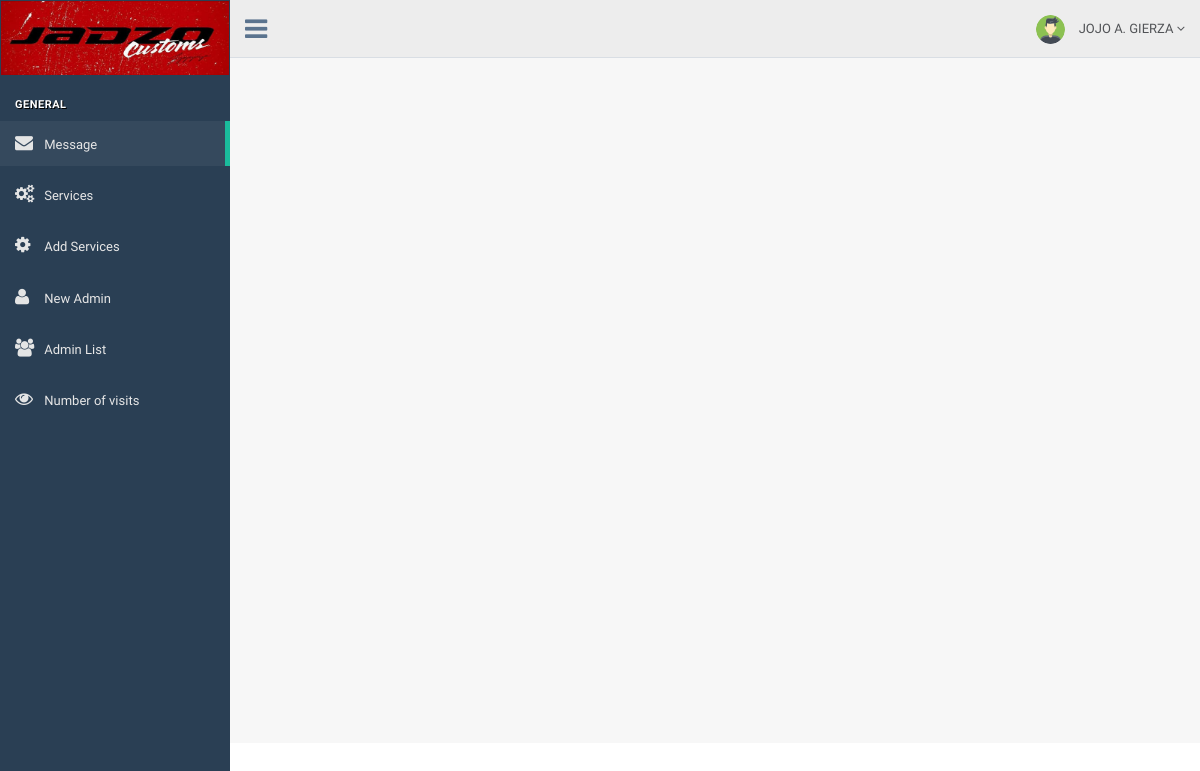
Before: /pages/admin_messages.php (signed in) with the older database file.
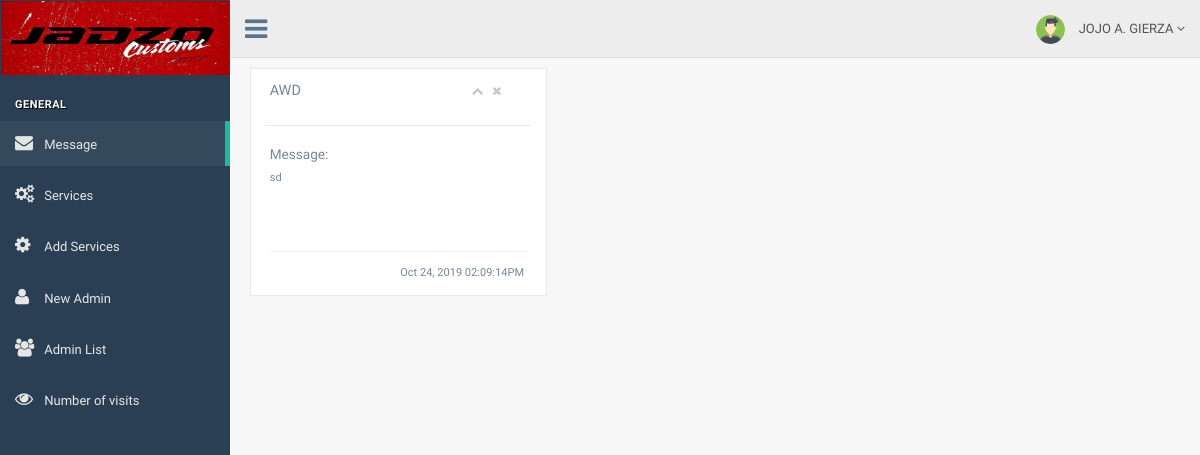
After: the same page with the newer database file.
### tables this page shows
CREATE TABLE IF NOT EXISTS `messages` (
  `id` int(11) NOT NULL AUTO_INCREMENT,
  `full_name` varchar(100) NOT NULL,
  `email` varchar(32) NOT NULL,
  `contact_number` varchar(32) NOT NULL,
  `message` longtext NOT NULL,
  `createAt` varchar(32) NOT NULL,
  PRIMARY KEY (`id`)
);

### pages/links.php (called while the page is built)
<?php
$links = array(
    "Message" => "admin_messages.php",
    "Services" => "admin_services.php",
    "Add Services" => "admin_add_services.php",
    "New Admin" => "new_admin.php",
    "Admin List" => "admin_list.php",
    "Number of visits" => "visits.php"
);
$icons = array(
    "fa fa-envelope",
    "fa fa-gears",
    "fa fa-gear",
    "fa fa-user",
    "fa fa-group",
    "fa fa-eye",
);
?>

### pages/admin_messages.php (the view, shortened to what the changed rows need)
<?php
include '../php/server.php';
?>
<!DOCTYPE html>
<html lang="en">
<head>
    <link href="../dep/vendors/bootstrap/dist/css/bootstrap.min.css" rel="stylesheet">
    <link href="../dep/vendors/font-awesome/css/font-awesome.min.css" rel="stylesheet">
    <link href="../dep/vendors/nprogress/nprogress.css" rel="stylesheet">
    <link href="../dep/vendors/malihu-custom-scrollbar-plugin/jquery.mCustomScrollbar.min.css" rel="stylesheet" />
    <link href="../dep/build/css/custom.min.css" rel="stylesheet">
</head>
<body class="nav-md" style="background:none;">
    <div class="container body">
        <div class="main_container">
            <div class="col-md-3 left_col menu_fixed" style="transition:.5s">
                <div class="navbar nav_title" style="height:80px">
                </div>
                <br />
                <div id="sidebar-menu" class="main_menu_side hidden-print main_menu">
                    <div class="menu_section">
                        <ul class="nav side-menu">
                            <?php
                            require_once('links.php');
                            $counter = 0;
                            foreach ($links as $desc => $link) {
                                echo "
                                <li><a href='" . $link . "'><i class='" . $icons[$counter] . "'></i> " . $desc . " </a></li>
                                ";
                                $counter++;
                            }
                            ?>
                        </ul>
                    </div>
                </div>
            </div>
            <div class="top_nav ." style="transition:.5s">
                <div class="nav_menu">
                </div>
            </div>
            <div class="right_col" role="main" style="transition:.5s">
                <div class="row">
                    <?php
                    $get_msg = mysqli_query($conn, "SELECT * FROM messages ORDER BY id DESC");
                    while ($row = mysqli_fetch_object($get_msg)) :
                        $message_id = $row->id;
                        ?>
                        <div class="col-md-4 col-sm-4 col-xs-12" style="float:left">
                            <div class="x_panel tile">
                                <div class="x_title">
                                    <h2>
                                        <?php echo $row->full_name ?>
                                        <br>
                                        <br>
                                    </h2>
                                    <ul class="nav navbar-right panel_toolbox">
                                        <li><a class="collapse-link"><i class="fa fa-chevron-up"></i></a>
                                        </li>
                                        <li><a class="close-link" onclick="return confirm('Are you sure you want to Remove <?php echo $row->full_name ?> message?')" href="../php/delete_message.php?id=<?php echo $message_id ?>"><i class="fa fa-close"></i></a>
                                        </li>
                                    </ul>
                                    <div class="clearfix"></div>
                                </div>
                                <div class="x_content">
                                    <h4>Message:</h4>
                                    <div class="widget_summary" style="height:80px;overflow-y:scroll">
                                        <div class="w_center w_55" style="width:100%;">
                                        <?php echo $row->message ?>
                                        </div>
                                        <div class="clearfix"></div>
                                    </div>
                                    <hr style="margin:15px 0px 15px 0px">
                                    <div class="widget_summary">
                                        <div class="w_center w_55" style="width:100%;text-align:right">
                                        <?php echo $row->createAt ?>
                                        </div>
                                        <div class="clearfix"></div>
                                    </div>
                                </div>
                            </div>
                        </div>
                    <?php endwhile; ?>
                </div>
            </div>
        </div>
    </div>
</body>
</html>

Changed rows visible on the page:
added messages: full_name "AWD", message "sd", createAt "Oct 24, 2019 02:09:14PM"
